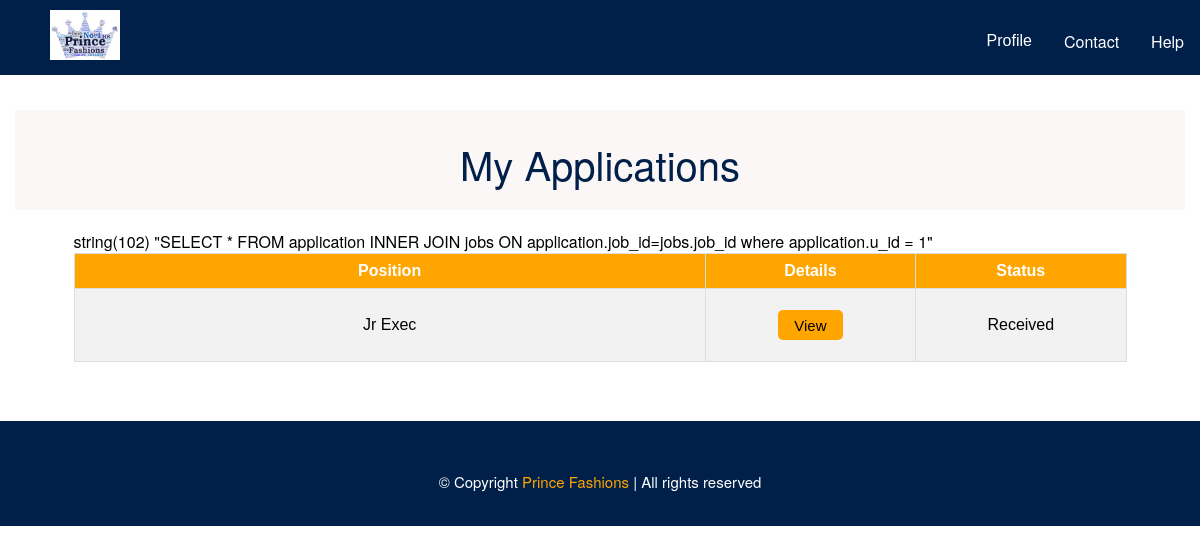
The page /pages/applicant/myapplications.php (signed in) on the database as committed earlier.
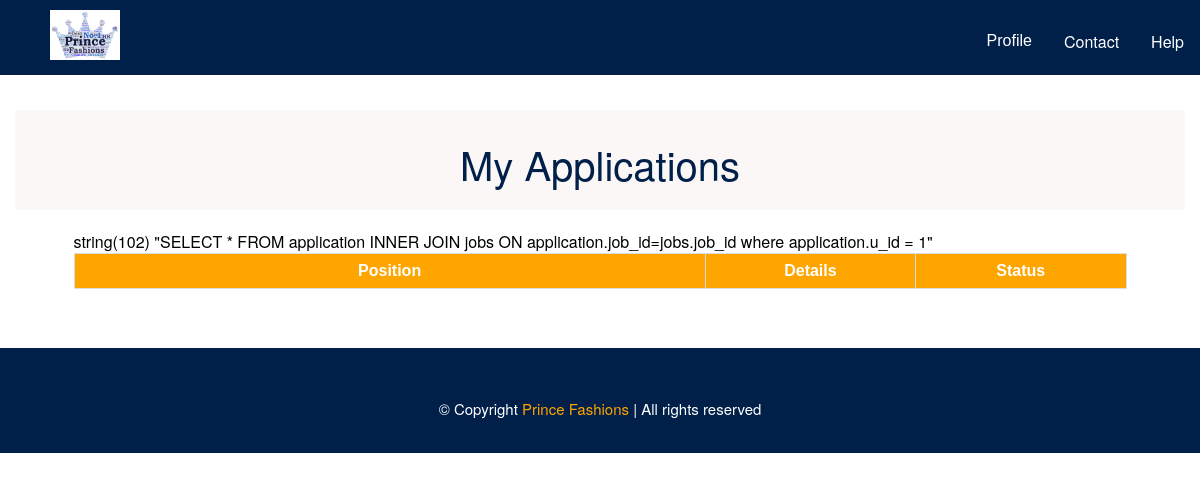
The same page on the database as committed later.
### tables this page shows
CREATE TABLE `application` (
  `u_id` int(11) NOT NULL,
  `job_id` int(11) NOT NULL,
  `app_id` int(11) NOT NULL AUTO_INCREMENT,
  `name` varchar(127) NOT NULL,
  `dob` date NOT NULL,
  `address` varchar(1028) NOT NULL,
  `contactno` varchar(10) NOT NULL,
  `email` varchar(127) NOT NULL,
  `education` varchar(32) NOT NULL,
  `work_experience` varchar(2048) NOT NULL,
  `prof_q` varchar(2048) NOT NULL,
  `cv` varchar(10000) NOT NULL,
  `img` varchar(10000) NOT NULL,
  `status` varchar(25) NOT NULL,
  `mark` int(11) NOT NULL,
  PRIMARY KEY (`u_id`,`job_id`),
  KEY `job_id` (`job_id`),
  KEY `app_id` (`app_id`),
  CONSTRAINT `application_ibfk_1` FOREIGN KEY (`u_id`) REFERENCES `user` (`u_id`) ON DELETE CASCADE,
  CONSTRAINT `application_ibfk_2` FOREIGN KEY (`job_id`) REFERENCES `jobs` (`job_id`)
);

CREATE TABLE `jobs` (
  `job_id` int(11) NOT NULL AUTO_INCREMENT,
  `u_id` int(11) NOT NULL,
  `dept_id` varchar(3) NOT NULL,
  `title` varchar(256) NOT NULL,
  `position` varchar(100) NOT NULL,
  `description` varchar(1028) NOT NULL,
  `post_date` date NOT NULL,
  `closing_date` date NOT NULL,
  `img_job` varchar(10000) NOT NULL,
  PRIMARY KEY (`job_id`,`u_id`,`dept_id`),
  KEY `c_id` (`u_id`),
  KEY `dept_id` (`dept_id`),
  CONSTRAINT `jobs_ibfk_1` FOREIGN KEY (`u_id`) REFERENCES `client_department` (`u_id`),
  CONSTRAINT `jobs_ibfk_2` FOREIGN KEY (`dept_id`) REFERENCES `department` (`dept_id`)
);

### pages/applicant/myapplications.php (the view, shortened to what this page needs)
<?php
require($_SERVER['DOCUMENT_ROOT'] . '/fashion/php/header_logged.php');
require($_SERVER['DOCUMENT_ROOT'] . '/fashion/php/dbcon.php');
$u_id = $_SESSION['u_id'];
$sql = "SELECT * FROM application INNER JOIN jobs ON application.job_id=jobs.job_id where application.u_id = $u_id";
echo'<div class="container">
	<div class="my_app_heading">
		<h2 style="font-size: 40px; color: #00204A; text-align: center; padding: 25px; font-weight: normal;">My Applications</h2>
	</div>
	<div class="view_jobs">
		<table class="job">
		<tr>
				<th>Position</th>
				<th style="width: 20%;" >Details</th>
				<th style="width: 20%;">Status</th>
			</tr>';
var_dump($sql);
$query=mysqli_query($connection,$sql);
	if($query){
    while($row = $query-> fetch_assoc()){
        echo'<tr>
        				<td>'.$row["position"].'</td>
        				<td>
        					<button class="view_btn"><a style="text-decoration: none; color: black;" href="/fashion/pages/job_description.php?job_id='.$row["job_id"].'">View</a></button>
        				</td>
        				<td>'.$row["status"].'</td>
        			</tr>';
    }}
    elseif(!$query || mysqli_num_rows($query)==0) {
    	echo'<tr><td> You do not have any current applications</td></tr>';
    }
    echo'</table>
	</div>
</div>';
 ?>
 <?php  require($_SERVER['DOCUMENT_ROOT'] . '/fashion/footer.php'); ?>

Rows that differ between the two databases and show on the page:
removed application: jobs.position "Jr Exec", status "Received"
